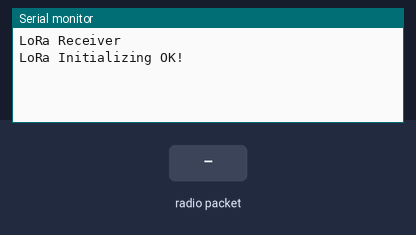
A sketch run on a simulated ESP32. Parts: the last lines printed to the serial monitor. Inputs (shaded band) come from the test bench. No radio packets arrive unless stated.

Above: at 1.2 s.
1.3 s: radio packet "BME280" arrives
At 2.7 s:
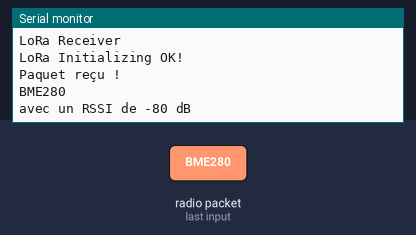
3.8 s: radio packet "1" arrives
At 4.6 s:
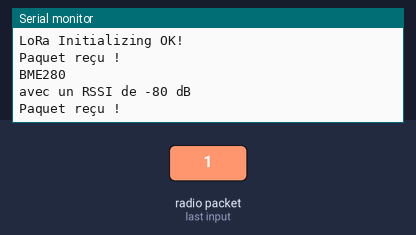

Measured:
- after the input at 1.3 s, the serial monitor: prints a new line at once (image 1)

The sketch:

esp32_lora_recepteur.ino
```cpp
/*********
  Rui Santos & Sara Santos - Random Nerd Tutorials
  Modified from the examples of the Arduino LoRa library
  More resources: https://RandomNerdTutorials.com/esp32-lora-rfm95-transceiver-arduino-ide/
*********/

#include <SPI.h>
#include <LoRa.h>

//define the pins used by the transceiver module
#define ss 5
#define rst 14
#define dio0 2

void setup() {
  //initialize Serial Monitor
  Serial.begin(115200);
  while (!Serial);
  Serial.println("LoRa Receiver");

  //setup LoRa transceiver module
  LoRa.setPins(ss, rst, dio0);

  //replace the LoRa.begin(---E-) argument with your location's frequency
  //433E6 for Asia
  //868E6 for Europe
  //915E6 for North America
  while (!LoRa.begin(868E6)) {
    Serial.println(".");
    delay(500);
  }
   // Change sync word (0xF3) to match the receiver
  // The sync word assures you don't get LoRa messages from other LoRa transceivers
  // ranges from 0-0xFF
  LoRa.setSyncWord(0xF3);
  Serial.println("LoRa Initializing OK!");
}

void loop() {
  // try to parse packet
  int packetSize = LoRa.parsePacket();
  if (packetSize) {
    // received a packet
    Serial.println("Paquet reçu !");

    // lire le paquet au format "BME280: T=22.5,H=68,P=989"
    while (LoRa.available()) {
      String LoRaData = LoRa.readString();
      Serial.println(LoRaData);
      /*
      //on divise la chaine de caractère pour en extraire des valeurs numérique et préparer le stockage en BDD
      if (LoRaData.substring(0,6)=="BME280"){
                  // Divisez les données reçues par ": "
                  int colonIndex = LoRaData.indexOf(": ");
                  String sensorId = LoRaData.substring(0, colonIndex); //contient "BME280"
                  String valuesStr = LoRaData.substring(colonIndex + 2); // +2 pour ignorer ": " et contient "T=22.5,H=68,P=989"

                  // Divisez les valeurs par le premier ","
                  int commaIndex1 = valuesStr.indexOf(",");
                  String temperatureStr = valuesStr.substring(2, commaIndex1); //contient "22.5"
                  String resteDroite = valuesStr.substring(commaIndex1 + 1); // +1 pour ignorer "," et contient "H=68,P=989"
                  // Divisez les valeurs par le second ","
                  int commaIndex2 = resteDroite.indexOf(",");
                  String humiditeStr = resteDroite.substring(2, commaIndex2);  //contient "68"
                  String pressionStr = resteDroite.substring(commaIndex1 + 3); // +1 pour ignorer ",P=" et contient "989"

                  // Convertissez la température et l'humidité en nombres décimaux
                  float temperature = temperatureStr.toFloat();
                  float humidite = humiditeStr.toFloat();
                  float pression = pressionStr.toFloat();
                  Serial.print("la temperature : ");
                  Serial.println(temperature);
                  Serial.print("l'humidité : ");
                  Serial.println(humidite);
                  Serial.print("la pression : ");
                  Serial.println(pression);
                }
                */
    }

    // print RSSI of packet
    Serial.print("avec un RSSI de ");
    Serial.print(LoRa.packetRssi());
    Serial.println(" dB");
  }
}
```
